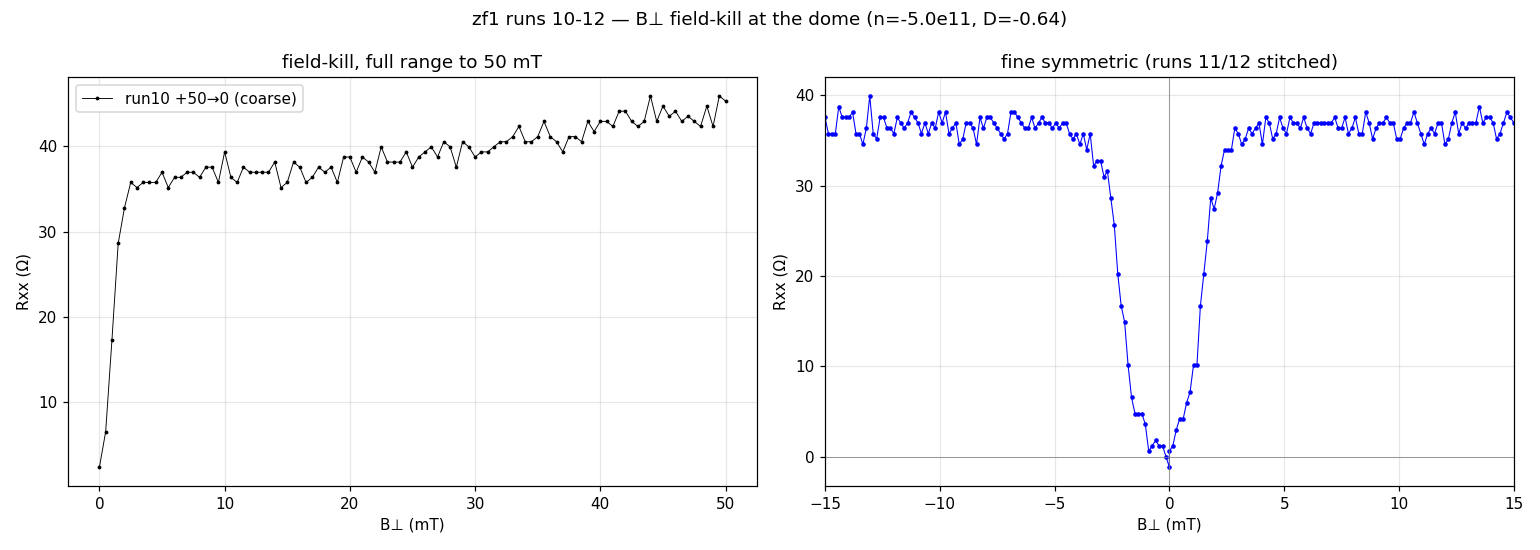

This figure's Python source:
import json, gzip, os
import numpy as np
import matplotlib; matplotlib.use("Agg")
import matplotlib.pyplot as plt

def load(run):
    md=json.load(open(f"{run}/metadata.json")); cols=md["columns"]
    p=f"{run}/data.tsv"; f=gzip.open(p+".gz","rt") if os.path.exists(p+".gz") else open(p)
    a=np.genfromtxt(f,delimiter="\t",invalid_raise=False); f.close(); a=a[~np.isnan(a).any(axis=1)]
    ix={};[ix.setdefault(c,j) for j,c in enumerate(cols)]
    return dict(B=a[:,ix["magnet_field"]]*1e3, R3=(a[:,ix["sr830_3_X"]]/100)/1e-9, T=a[:,ix["T"]]*1e3)

c=load("data/10")    # +50->0 coarse
p=load("data/11")    # +15->0 fine
m=load("data/12")    # -15->0 fine
# stitch fine symmetric
Bs=np.concatenate([m["B"], p["B"]]); Rs=np.concatenate([m["R3"], p["R3"]])
o=np.argsort(Bs); Bs=Bs[o]; Rs=Rs[o]

fig,ax=plt.subplots(1,2,figsize=(14,5))
ax[0].plot(c["B"],c["R3"],"k.-",ms=3,lw=.6,label="run10 +50→0 (coarse)")
ax[0].set_xlabel("B⊥ (mT)"); ax[0].set_ylabel("Rxx (Ω)"); ax[0].set_title("field-kill, full range to 50 mT"); ax[0].grid(alpha=.3); ax[0].legend()
ax[1].plot(Bs,Rs,"b.-",ms=4,lw=.7)
ax[1].set_xlim(-15,15); ax[1].set_xlabel("B⊥ (mT)"); ax[1].set_ylabel("Rxx (Ω)"); ax[1].set_title("fine symmetric (runs 11/12 stitched)"); ax[1].grid(alpha=.3); ax[1].axhline(0,color="gray",lw=.5); ax[1].axvline(0,color="gray",lw=.5)
fig.suptitle("zf1 runs 10-12 — B⊥ field-kill at the dome (n=-5.0e11, D=-0.64)")
fig.tight_layout(); fig.savefig("hera_scratch/fieldkill.png",dpi=110)

Rn=np.median(Rs[np.abs(Bs)>8]); R0=Rs[np.argmin(np.abs(Bs))]
half=0.5*(Rn+R0)
# B_c per side at 50% (interp on |B| vs R)
def bc_side(B,R,sign):
    sel=np.sign(B)==sign; Bb=np.abs(B[sel]); Rr=R[sel]; o=np.argsort(Bb)
    Bb=Bb[o]; Rr=Rr[o]
    cr=np.where(Rr>=half)[0]
    return np.interp(half,Rr,Bb) if len(cr) else np.nan
bcp=bc_side(Bs,Rs,+1); bcn=bc_side(Bs,Rs,-1)
bmin=Bs[np.argmin(Rs)]
print(f"R(B~0)={R0:.1f}Ω  normal(|B|>8mT)={Rn:.1f}Ω  half={half:.1f}Ω")
print(f"effective-zero (min Rxx) at B={bmin:.2f} mT  (Rmin={Rs.min():.1f}Ω)")
print(f"B_c⊥ (50%): +side {bcp:.2f} mT, -side {bcn:.2f} mT")
# coherence length (order of magnitude)
phi0=2.067e-15; Bc=np.nanmean([bcp,bcn])*1e-3
xi=np.sqrt(phi0/(2*np.pi*Bc))
print(f"mean B_c⊥={Bc*1e3:.2f} mT -> ξ ~ {xi*1e9:.0f} nm (Hc2=Φ0/2πξ², order-of-magnitude)")
print(f"T over fine sweeps: {min(p['T'].min(),m['T'].min()):.1f}-{max(p['T'].max(),m['T'].max()):.1f} mK")
print("saved hera_scratch/fieldkill.png")
